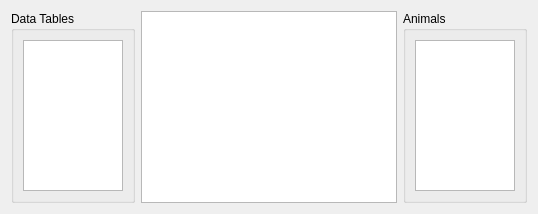
<?xml version="1.0" encoding="UTF-8"?>
<ui version="4.0">
 <author>Anton Rau</author>
 <class>TraffiCagePreprocessedDataWidget</class>
 <widget class="QWidget" name="TraffiCagePreprocessedDataWidget">
  <layout class="QHBoxLayout" name="horizontalLayout">
   <item>
    <widget class="QGroupBox" name="groupBoxTables">
     <property name="title">
      <string>Data Tables</string>
     </property>
     <layout class="QVBoxLayout" name="verticalLayout">
      <item>
       <widget class="QListWidget" name="listWidgetTables">
        <property name="sizeAdjustPolicy">
         <enum>QAbstractScrollArea::SizeAdjustPolicy::AdjustToContents</enum>
        </property>
       </widget>
      </item>
     </layout>
    </widget>
   </item>
   <item>
    <widget class="QTableView" name="tableView">
     <property name="sizePolicy">
      <sizepolicy hsizetype="Expanding" vsizetype="Expanding">
       <horstretch>1</horstretch>
       <verstretch>0</verstretch>
      </sizepolicy>
     </property>
     <property name="selectionMode">
      <enum>QAbstractItemView::SelectionMode::SingleSelection</enum>
     </property>
     <property name="selectionBehavior">
      <enum>QAbstractItemView::SelectionBehavior::SelectRows</enum>
     </property>
     <attribute name="verticalHeaderMinimumSectionSize">
      <number>20</number>
     </attribute>
     <attribute name="verticalHeaderDefaultSectionSize">
      <number>20</number>
     </attribute>
    </widget>
   </item>
   <item>
    <widget class="QGroupBox" name="groupBoxAnimals">
     <property name="title">
      <string>Animals</string>
     </property>
     <layout class="QVBoxLayout" name="verticalLayout_2">
      <item>
       <widget class="QListWidget" name="listWidgetAnimals">
        <property name="sizeAdjustPolicy">
         <enum>QAbstractScrollArea::SizeAdjustPolicy::AdjustToContents</enum>
        </property>
        <property name="selectionMode">
         <enum>QAbstractItemView::SelectionMode::MultiSelection</enum>
        </property>
       </widget>
      </item>
     </layout>
    </widget>
   </item>
  </layout>
 </widget>
 <resources>
  <include location="../../../../../../resources/resources.qrc"/>
 </resources>
 <connections/>
</ui>
